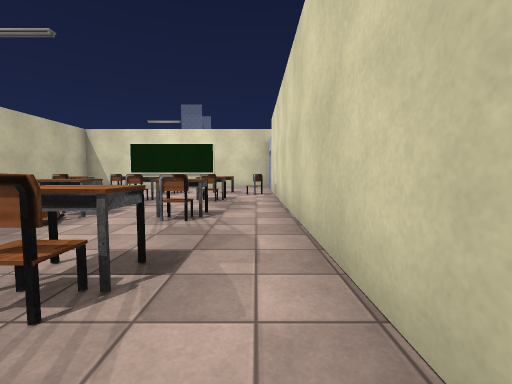
View 1 (above)

20 first-person views from a walk through a 3-D level made in the Unity game engine. The camera is 1.2 m above the floor, tilts 4° down and sees 90° across. The floor is counted in squares, 2 m on a side. Each view is taken from the middle of a square. On the plan, view 1 faces up. The plan holds only what a view shows up to about 9 squares ahead; the rest is blank. The place goes on beyond the plan. The player character is not drawn. Some surface patterns are stand-ins.

View 2
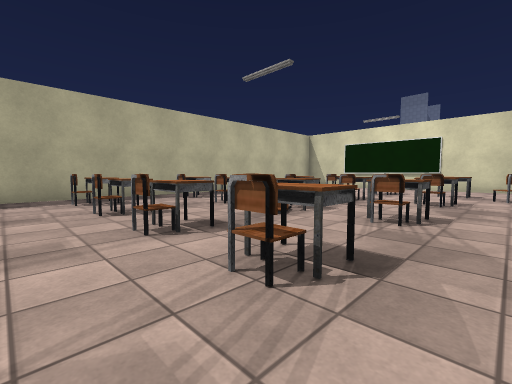

View 3
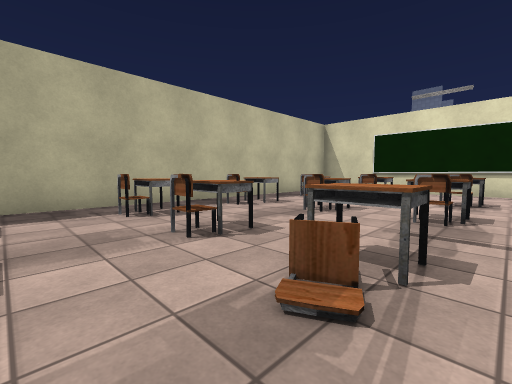

View 4
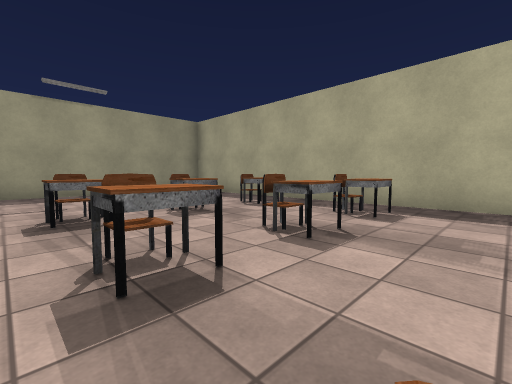

View 5
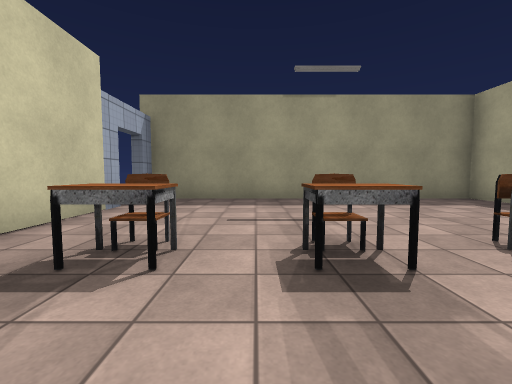

View 6
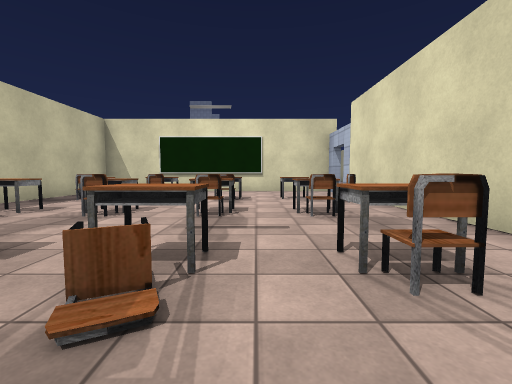

View 7
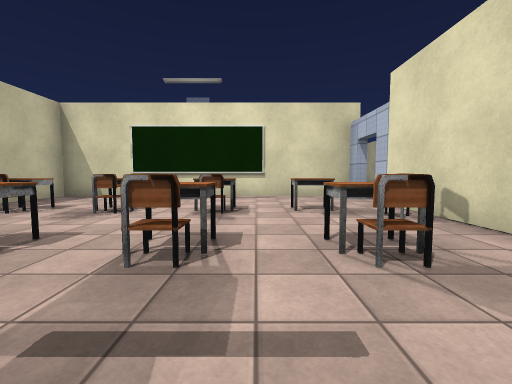

View 8
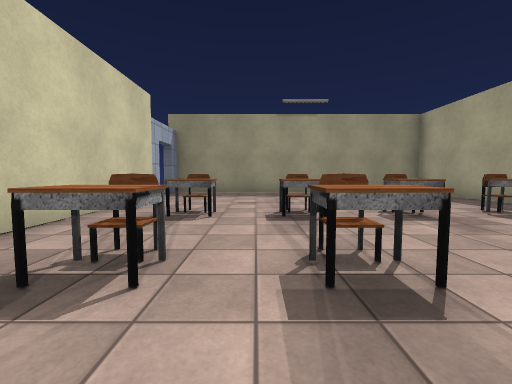

View 9
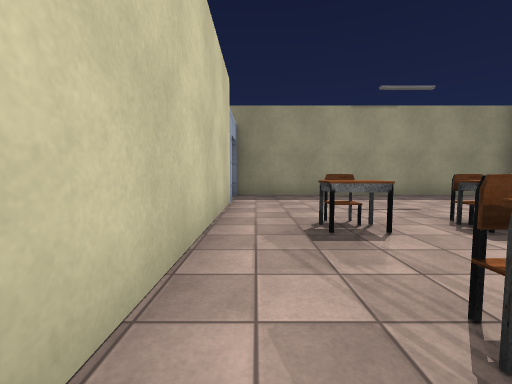

View 10
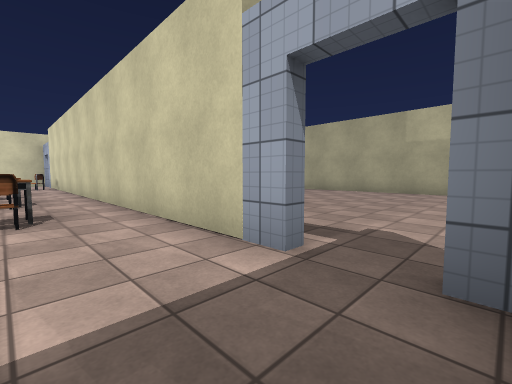

View 11
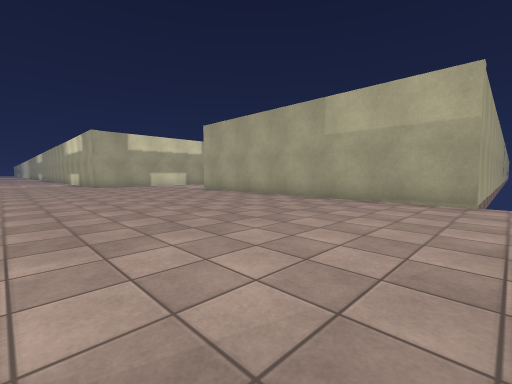

View 12
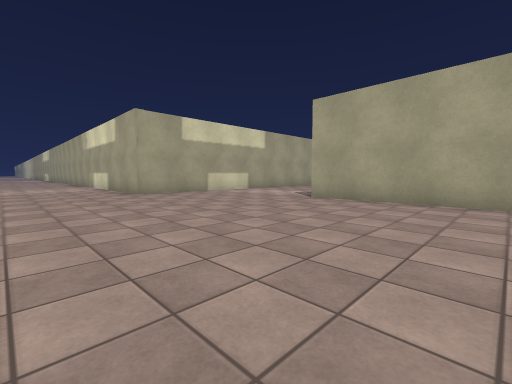

View 13
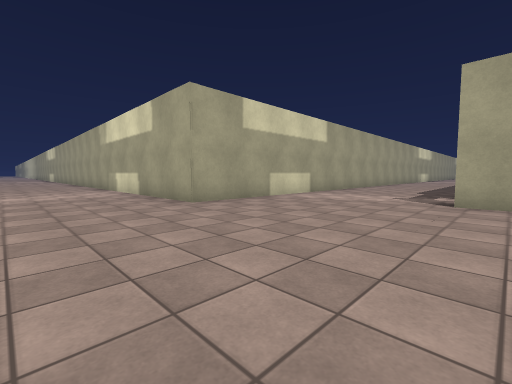

View 14
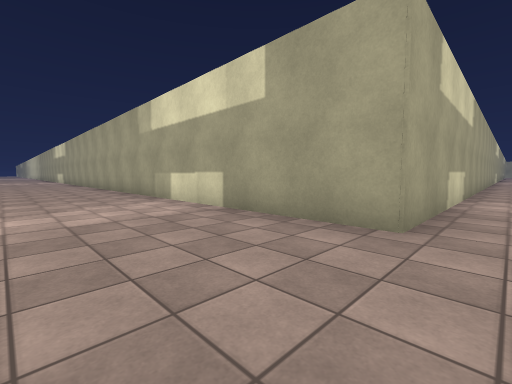

View 15
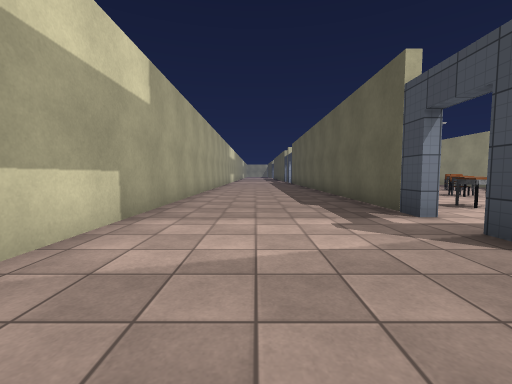

View 16
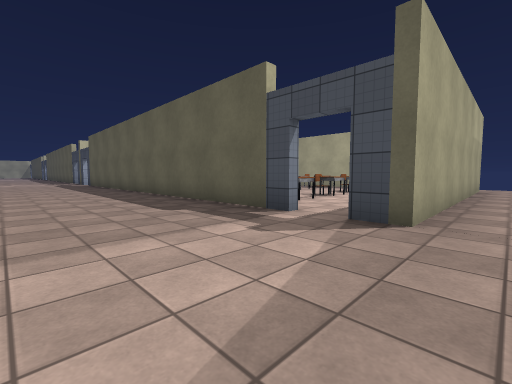

View 17
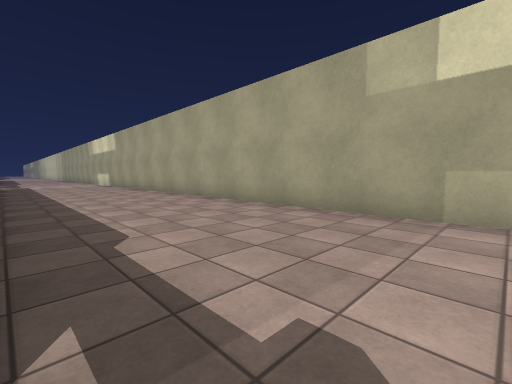

View 18
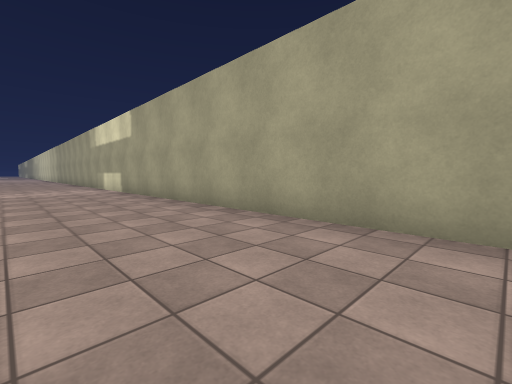

View 19
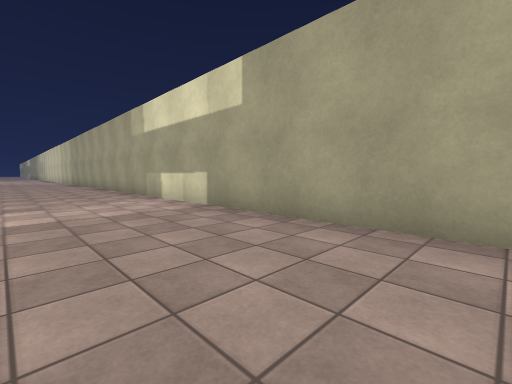

View 20
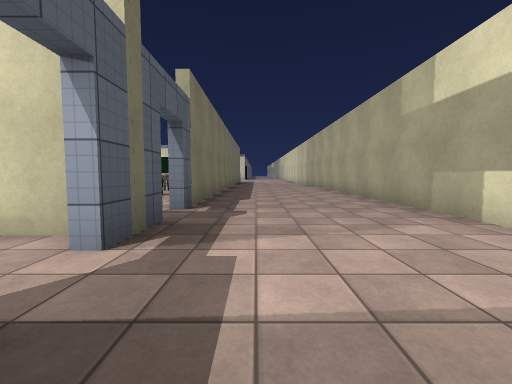

### Floor plan
Points are (right, up) in squares from view 1. A wall is a line through its corners. A room is listed if a view was taken in it or the views show most of it. See-through windows are left out.
Room 1 (views 1, 2, 3, 4, 5, 6, 7, 8, 9, 10)
walls: (0.5, -3.9) (0.5, 9.5); (-0.5, 11) (-7.2, 11) (-7.2, -5.3) (0.5, -5.3) (0.5, -4.7)
ways out: opening at (0, 10) to room 2; opening at (1, -4) to room 2
objects: chair (-6, -1); other object (-6, 0); other object (-6, 1); chair (-6, 2); chair (-6, 3); other object (-6, 4); other object (-6, 5); other object (-6, 6); other object (-6, 8); chair (-6, 9); chair (-4, -1); other object (-4, 0); other object (-4, 1); chair (-4, 2); chair (-4, 3); other object (-4, 4); chair (-4, 6); other object (-4, 7); other object (-4, 8); chair (-4, 9); chair (-3, -1); other object (-3, 0); other object (-3, 1); chair (-3, 2); chair (-3, 3); other object (-3, 4); chair (-3, 6); other object (-3, 7); other object (-3, 8); chair (-3, 9); chair (-1, -1); other object (-1, 0); other object (-1, 1); chair (-1, 2); chair (-1, 3); other object (-1, 4); chair (-1, 6); other object (-1, 7); other object (-1, 8); other object (0, 8)
Room 2 (views 11, 12, 13, 14, 15, 16, 17, 18, 19, 20)
walls: (0.5, 11) (-0.5, 11); (9.5, 2.7) (15.5, 2.7); (15, 6.8) (4.9, 6.8) (4.9, 34); (7.8, -5.6) (7.8, 2.7) (8.6, 2.7); (0.8, 28.4) (0.8, 26.9); (0.8, 34) (0.8, 29.2)
ways out: opening at (0, 10) to room 1; opening at (1, -4) to room 1; opening at (1, 12); opening at (1, 29); opening at (9, 2); gap at (1, 26.5)

Where each view was taken, in squares from view 1:
view 1: 0 up, 0 right, facing up
view 2: 0 up, 0 right, facing up-left
view 3: 2 up, 2 left, facing up-left
view 4: 3 up, 2 left, facing down-left
view 5: 1 up, 2 left, facing down
view 6: 2 up, 2 left, facing up
view 7: 4 up, 2 left, facing up
view 8: 3 up, 2 left, facing down
view 9: 2 up, 0 right, facing down
view 10: 5 down, 1 left, facing up-right
view 11: 6 down, 2 right, facing up-right
view 12: 1 down, 2 right, facing up-right
view 13: 2 up, 2 right, facing up-right
view 14: 6 up, 2 right, facing up-right
view 15: 5 up, 6 right, facing right
view 16: 6 up, 7 right, facing down-right
view 17: 12 up, 1 right, facing up-right
view 18: 17 up, 2 right, facing up-right
view 19: 22 up, 2 right, facing up-right
view 20: 25 up, 2 right, facing up
